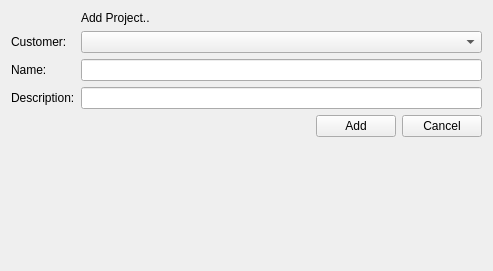
<?xml version="1.0" encoding="UTF-8"?>
<ui version="4.0">
 <class>addProject</class>
 <widget class="QWidget" name="addProject">
  <property name="windowModality">
   <enum>Qt::WindowModal</enum>
  </property>
  <property name="geometry">
   <rect>
    <x>0</x>
    <y>0</y>
    <width>493</width>
    <height>271</height>
   </rect>
  </property>
  <property name="windowTitle">
   <string>Add Project</string>
  </property>
  <property name="synonym:customerid" stdset="0">
   <string>customer.selected</string>
  </property>
  <layout class="QFormLayout" name="formLayout">
   <property name="fieldGrowthPolicy">
    <enum>QFormLayout::AllNonFixedFieldsGrow</enum>
   </property>
   <item row="0" column="1">
    <widget class="QLabel" name="addProjectLabel">
     <property name="text">
      <string>Add Project..</string>
     </property>
    </widget>
   </item>
   <item row="1" column="0">
    <widget class="QLabel" name="label_customerid">
     <property name="text">
      <string>Customer:</string>
     </property>
    </widget>
   </item>
   <item row="5" column="0">
    <widget class="QLabel" name="label_name">
     <property name="text">
      <string>Name:</string>
     </property>
     <property name="buddy">
      <cstring>name</cstring>
     </property>
    </widget>
   </item>
   <item row="5" column="1">
    <widget class="QLineEdit" name="name"/>
   </item>
   <item row="6" column="0">
    <widget class="QLabel" name="label_description">
     <property name="text">
      <string>Description:</string>
     </property>
     <property name="buddy">
      <cstring>description</cstring>
     </property>
    </widget>
   </item>
   <item row="6" column="1">
    <widget class="QLineEdit" name="description"/>
   </item>
   <item row="8" column="1">
    <layout class="QHBoxLayout" name="horizontalLayout">
     <item>
      <spacer name="horizontalSpacer">
       <property name="orientation">
        <enum>Qt::Horizontal</enum>
       </property>
       <property name="sizeHint" stdset="0">
        <size>
         <width>40</width>
         <height>20</height>
        </size>
       </property>
      </spacer>
     </item>
     <item>
      <widget class="QPushButton" name="add">
       <property name="text">
        <string>Add</string>
       </property>
       <property name="action" stdset="0">
        <string notr="true">InsertProject project {customerid={addProject.customerid},name{{addProject.name}},description{{addProject.description}}}</string>
       </property>
       <property name="form" stdset="0">
        <string notr="true">_CLOSE_</string>
       </property>
      </widget>
     </item>
     <item>
      <widget class="QPushButton" name="cancel">
       <property name="text">
        <string>Cancel</string>
       </property>
       <property name="form" stdset="0">
        <string notr="true">_CLOSE_</string>
       </property>
      </widget>
     </item>
    </layout>
   </item>
   <item row="1" column="1">
    <widget class="QComboBox" name="customer">
     <property name="action" stdset="0">
      <string>ListCustomerRef customer {}</string>
     </property>
    </widget>
   </item>
  </layout>
 </widget>
 <tabstops>
  <tabstop>name</tabstop>
  <tabstop>description</tabstop>
 </tabstops>
 <resources/>
 <connections>
  <connection>
   <sender>name</sender>
   <signal>returnPressed()</signal>
   <receiver>description</receiver>
   <slot>setFocus()</slot>
   <hints>
    <hint type="sourcelabel">
     <x>20</x>
     <y>20</y>
    </hint>
    <hint type="destinationlabel">
     <x>20</x>
     <y>20</y>
    </hint>
   </hints>
  </connection>
  <connection>
   <sender>description</sender>
   <signal>returnPressed()</signal>
   <receiver>add</receiver>
   <slot>click()</slot>
   <hints>
    <hint type="sourcelabel">
     <x>20</x>
     <y>20</y>
    </hint>
    <hint type="destinationlabel">
     <x>20</x>
     <y>20</y>
    </hint>
   </hints>
  </connection>
 </connections>
</ui>
